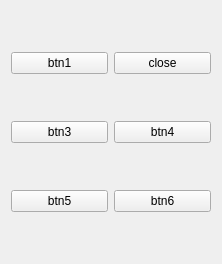
<?xml version="1.0" encoding="UTF-8"?>
<ui version="4.0">
 <class>ExpandWidget</class>
 <widget class="QWidget" name="ExpandWidget">
  <property name="geometry">
   <rect>
    <x>0</x>
    <y>0</y>
    <width>222</width>
    <height>264</height>
   </rect>
  </property>
  <property name="windowTitle">
   <string>Form</string>
  </property>
  <layout class="QGridLayout" name="gridLayout">
   <item row="0" column="0">
    <widget class="QPushButton" name="pushButton">
     <property name="text">
      <string>btn1</string>
     </property>
    </widget>
   </item>
   <item row="0" column="1">
    <widget class="QPushButton" name="pushButton_2">
     <property name="text">
      <string>close</string>
     </property>
    </widget>
   </item>
   <item row="1" column="0">
    <widget class="QPushButton" name="pushButton_3">
     <property name="text">
      <string>btn3</string>
     </property>
    </widget>
   </item>
   <item row="1" column="1">
    <widget class="QPushButton" name="pushButton_4">
     <property name="text">
      <string>btn4</string>
     </property>
    </widget>
   </item>
   <item row="2" column="0">
    <widget class="QPushButton" name="pushButton_5">
     <property name="text">
      <string>btn5</string>
     </property>
    </widget>
   </item>
   <item row="2" column="1">
    <widget class="QPushButton" name="pushButton_6">
     <property name="text">
      <string>btn6</string>
     </property>
    </widget>
   </item>
  </layout>
 </widget>
 <resources/>
 <connections/>
</ui>
